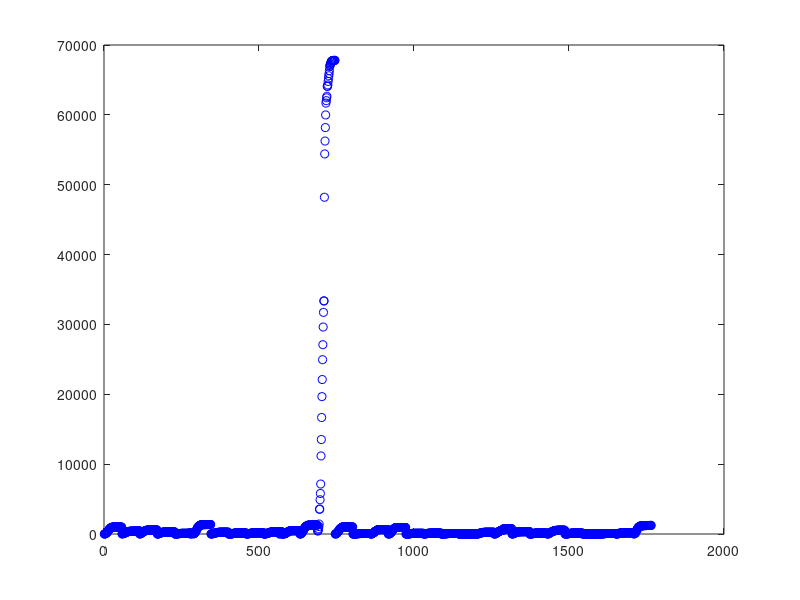

The MATLAB script that drew this image: (Note: this script raises an error after producing the figure.)
function leastSquaresRegression()
    Gauss_Newton()
end

function Gauss_Newton()
    y = csvread('Hubei.csv');
    x = [1:numel(y)]';
    plot(x, y,'bo'); hold on;
    
    % Parameter vector
    theta = [67000 10 4]';
    while (1)
        % Error vector
        r_n = error(x, y, theta);
        % Jacobian of r
        J_n = Jacobian(x, theta);
        % Gauss-Newton
        theta_n = theta - (J_n' * J_n) \ (J_n' * r_n);

        if norm(theta_n - theta) < 1E-4
            fprintf('A=%1.2f\n', theta_n(1));
            fprintf('num=%1.2f]n', thenta_n(2));
            fprintf('sigma=%1.2f\n', theta_n(3));
            break;
        else
            theta = theta_n;
        end
    end

    x_ = x(1):0.1:x(end);
    y_ = theta_n(1) ./ (1 + exp(-(x_ - theta_n(2)) / theta_n(3)));
    plot(x_, y_, 'b-');
end

function r = error(x, y, theta)
    r = theta(1) ./ (1 + exp(-(x - theta(2)) / theta(3))) - y;
end

function J = Jacobian(x, theta)
    J = [1 ./ (1 + exp(-(x - theta(2)) / theta(3))) ...
        -theta(1) / theta(3) * exp(-(x - theta(2)) / theta(3)) ./ (1 + exp(-(x - theta(2)) / theta(3))) .^ 2 ...
        -theta(1) / theta(3) ^ 2 * (x - theta(2)) .* exp(-(x - theta(2)) / theta(3)) ./ (1 + exp(-(x - theta(2)) / theta(3))) .^ 2];
end
